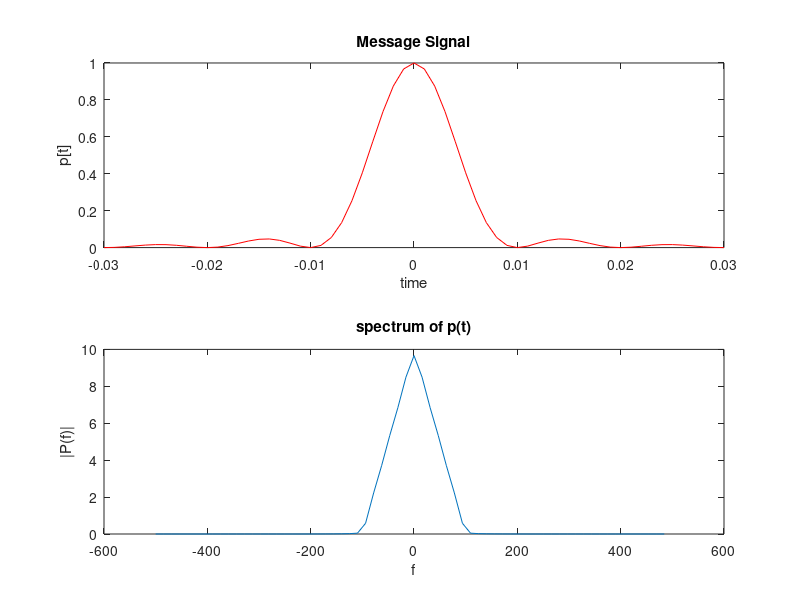

Reproduce this figure in MATLAB.
Rb=100;
Tb=1/Rb;
Tmax=3*Tb; %Tmax = 10*Tb / 3*Tb
tr=0.001;
t=(-Tmax:tr:Tmax);

%p[t] signal
p=zeros(1,length(t));
p=sinc(Rb*t).*sinc(Rb*t);

%plotting
subplot(2,1,1);
plot(t,p,'r');
title('Message Signal');
xlabel('time');
ylabel('p[t]');

% To get Spectrum
Nfft=length(t);
Nfft=2^(ceil(log2(Nfft)));
f=((-Nfft/2):(Nfft/2)-1)/(Nfft*tr);

%plot spectrum of m(t)
P=fft(p,Nfft); %computes DFt
P=fftshift(P); %to show values symmetric about zero
subplot(2,1,2);
plot(f,abs(P));
title("spectrum of p(t)")
xlabel('f');
ylabel('|P(f)|');